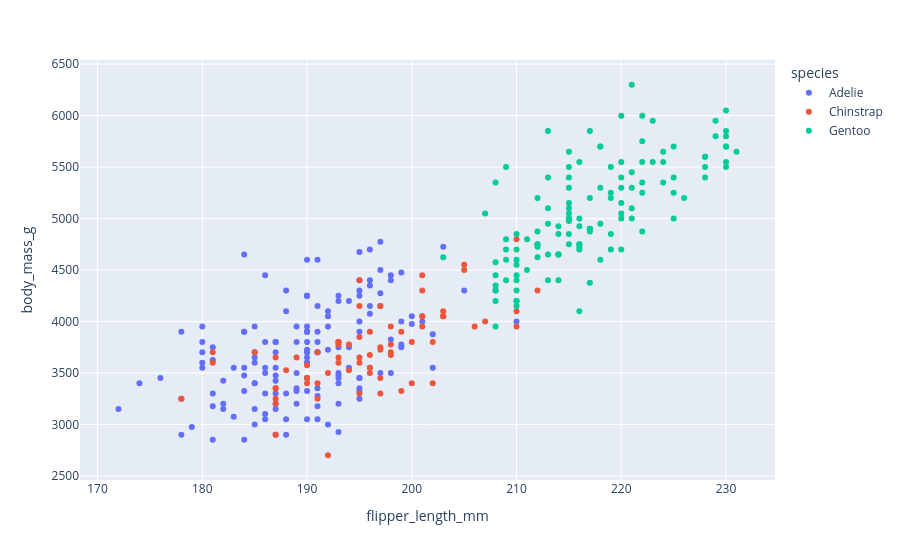

Here is the notebook cell this chart was saved with:
### Code cell
fig = px.scatter(penguins, x="flipper_length_mm", y="body_mass_g", color="species", hover_name="island")
fig.show()

### Figure 1 — Plotly figure (JSON) as saved in the notebook; plotly's stock layout.template omitted (floating-point values rounded to 4 significant figures; data arrays with more than 128 entries replaced by an {"elided": "..."} marker saying what was removed)
{"data": [{"hovertemplate": "<b>%{hovertext}</b><br><br>species=Adelie<br>flipper_length_mm=%{x}<br>body_mass_g=%{y}<extra></extra>", "hovertext": {"elided": "152 str values"}, "legendgroup": "Adelie", "marker": {"color": "#636efa", "symbol": "circle"}, "mode": "markers", "name": "Adelie", "orientation": "v", "showlegend": true, "type": "scatter", "x": {"elided": "152 float values"}, "xaxis": "x", "y": {"elided": "152 float values"}, "yaxis": "y"}, {"hovertemplate": "<b>%{hovertext}</b><br><br>species=Chinstrap<br>flipper_length_mm=%{x}<br>body_mass_g=%{y}<extra></extra>", "hovertext": ["Dream", "Dream", "Dream", "Dream", "Dream", "Dream", "Dream", "Dream", "Dream", "Dream", "Dream", "Dream", "Dream", "Dream", "Dream", "Dream", "Dream", "Dream", "Dream", "Dream", "Dream", "Dream", "Dream", "Dream", "Dream", "Dream", "Dream", "Dream", "Dream", "Dream", "Dream", "Dream", "Dream", "Dream", "Dream", "Dream", "Dream", "Dream", "Dream", "Dream", "Dream", "Dream", "Dream", "Dream", "Dream", "Dream", "Dream", "Dream", "Dream", "Dream", "Dream", "Dream", "Dream", "Dream", "Dream", "Dream", "Dream", "Dream", "Dream", "Dream", "Dream", "Dream", "Dream", "Dream", "Dream", "Dream", "Dream", "Dream"], "legendgroup": "Chinstrap", "marker": {"color": "#EF553B", "symbol": "circle"}, "mode": "markers", "name": "Chinstrap", "orientation": "v", "showlegend": true, "type": "scatter", "x": [192.0, 196.0, 193.0, 188.0, 197.0, 198.0, 178.0, 197.0, 195.0, 198.0, 193.0, 194.0, 185.0, 201.0, 190.0, 201.0, 197.0, 181.0, 190.0, 195.0, 181.0, 191.0, 187.0, 193.0, 195.0, 197.0, 200.0, 200.0, 191.0, 205.0, 187.0, 201.0, 187.0, 203.0, 195.0, 199.0, 195.0, 210.0, 192.0, 205.0, 210.0, 187.0, 196.0, 196.0, 196.0, 201.0, 190.0, 212.0, 187.0, 198.0, 199.0, 201.0, 193.0, 203.0, 187.0, 197.0, 191.0, 203.0, 202.0, 194.0, 206.0, 189.0, 195.0, 207.0, 202.0, 193.0, 210.0, 198.0], "xaxis": "x", "y": [3500.0, 3900.0, 3650.0, 3525.0, 3725.0, 3950.0, 3250.0, 3750.0, 4150.0, 3700.0, 3800.0, 3775.0, 3700.0, 4050.0, 3575.0, 4050.0, 3300.0, 3700.0, 3450.0, 4400.0, 3600.0, 3400.0, 2900.0, 3800.0, 3300.0, 4150.0, 3400.0, 3800.0, 3700.0, 4550.0, 3200.0, 4300.0, 3350.0, 4100.0, 3600.0, 3900.0, 3850.0, 4800.0, 2700.0, 4500.0, 3950.0, 3650.0, 3550.0, 3500.0, 3675.0, 4450.0, 3400.0, 4300.0, 3250.0, 3675.0, 3325.0, 3950.0, 3600.0, 4050.0, 3350.0, 3450.0, 3250.0, 4050.0, 3800.0, 3525.0, 3950.0, 3650.0, 3650.0, 4000.0, 3400.0, 3775.0, 4100.0, 3775.0], "yaxis": "y"}, {"hovertemplate": "<b>%{hovertext}</b><br><br>species=Gentoo<br>flipper_length_mm=%{x}<br>body_mass_g=%{y}<extra></extra>", "hovertext": ["Biscoe", "Biscoe", "Biscoe", "Biscoe", "Biscoe", "Biscoe", "Biscoe", "Biscoe", "Biscoe", "Biscoe", "Biscoe", "Biscoe", "Biscoe", "Biscoe", "Biscoe", "Biscoe", "Biscoe", "Biscoe", "Biscoe", "Biscoe", "Biscoe", "Biscoe", "Biscoe", "Biscoe", "Biscoe", "Biscoe", "Biscoe", "Biscoe", "Biscoe", "Biscoe", "Biscoe", "Biscoe", "Biscoe", "Biscoe", "Biscoe", "Biscoe", "Biscoe", "Biscoe", "Biscoe", "Biscoe", "Biscoe", "Biscoe", "Biscoe", "Biscoe", "Biscoe", "Biscoe", "Biscoe", "Biscoe", "Biscoe", "Biscoe", "Biscoe", "Biscoe", "Biscoe", "Biscoe", "Biscoe", "Biscoe", "Biscoe", "Biscoe", "Biscoe", "Biscoe", "Biscoe", "Biscoe", "Biscoe", "Biscoe", "Biscoe", "Biscoe", "Biscoe", "Biscoe", "Biscoe", "Biscoe", "Biscoe", "Biscoe", "Biscoe", "Biscoe", "Biscoe", "Biscoe", "Biscoe", "Biscoe", "Biscoe", "Biscoe", "Biscoe", "Biscoe", "Biscoe", "Biscoe", "Biscoe", "Biscoe", "Biscoe", "Biscoe", "Biscoe", "Biscoe", "Biscoe", "Biscoe", "Biscoe", "Biscoe", "Biscoe", "Biscoe", "Biscoe", "Biscoe", "Biscoe", "Biscoe", "Biscoe", "Biscoe", "Biscoe", "Biscoe", "Biscoe", "Biscoe", "Biscoe", "Biscoe", "Biscoe", "Biscoe", "Biscoe", "Biscoe", "Biscoe", "Biscoe", "Biscoe", "Biscoe", "Biscoe", "Biscoe", "Biscoe", "Biscoe", "Biscoe", "Biscoe", "Biscoe", "Biscoe"], "legendgroup": "Gentoo", "marker": {"color": "#00cc96", "symbol": "circle"}, "mode": "markers", "name": "Gentoo", "orientation": "v", "showlegend": true, "type": "scatter", "x": [211.0, 230.0, 210.0, 218.0, 215.0, 210.0, 211.0, 219.0, 209.0, 215.0, 214.0, 216.0, 214.0, 213.0, 210.0, 217.0, 210.0, 221.0, 209.0, 222.0, 218.0, 215.0, 213.0, 215.0, 215.0, 215.0, 216.0, 215.0, 210.0, 220.0, 222.0, 209.0, 207.0, 230.0, 220.0, 220.0, 213.0, 219.0, 208.0, 208.0, 208.0, 225.0, 210.0, 216.0, 222.0, 217.0, 210.0, 225.0, 213.0, 215.0, 210.0, 220.0, 210.0, 225.0, 217.0, 220.0, 208.0, 220.0, 208.0, 224.0, 208.0, 221.0, 214.0, 231.0, 219.0, 230.0, 214.0, 229.0, 220.0, 223.0, 216.0, 221.0, 221.0, 217.0, 216.0, 230.0, 209.0, 220.0, 215.0, 223.0, 212.0, 221.0, 212.0, 224.0, 212.0, 228.0, 218.0, 218.0, 212.0, 230.0, 218.0, 228.0, 212.0, 224.0, 214.0, 226.0, 216.0, 222.0, 203.0, 225.0, 219.0, 228.0, 215.0, 228.0, 216.0, 215.0, 210.0, 219.0, 208.0, 209.0, 216.0, 229.0, 213.0, 230.0, 217.0, 230.0, 217.0, 222.0, 214.0, NaN, 215.0, 222.0, 212.0, 213.0], "xaxis": "x", "y": [4500.0, 5700.0, 4450.0, 5700.0, 5400.0, 4550.0, 4800.0, 5200.0, 4400.0, 5150.0, 4650.0, 5550.0, 4650.0, 5850.0, 4200.0, 5850.0, 4150.0, 6300.0, 4800.0, 5350.0, 5700.0, 5000.0, 4400.0, 5050.0, 5000.0, 5100.0, 4100.0, 5650.0, 4600.0, 5550.0, 5250.0, 4700.0, 5050.0, 6050.0, 5150.0, 5400.0, 4950.0, 5250.0, 4350.0, 5350.0, 3950.0, 5700.0, 4300.0, 4750.0, 5550.0, 4900.0, 4200.0, 5400.0, 5100.0, 5300.0, 4850.0, 5300.0, 4400.0, 5000.0, 4900.0, 5050.0, 4300.0, 5000.0, 4450.0, 5550.0, 4200.0, 5300.0, 4400.0, 5650.0, 4700.0, 5700.0, 4650.0, 5800.0, 4700.0, 5550.0, 4750.0, 5000.0, 5100.0, 5200.0, 4700.0, 5800.0, 4600.0, 6000.0, 4750.0, 5950.0, 4625.0, 5450.0, 4725.0, 5350.0, 4750.0, 5600.0, 4600.0, 5300.0, 4875.0, 5550.0, 4950.0, 5400.0, 4750.0, 5650.0, 4850.0, 5200.0, 4925.0, 4875.0, 4625.0, 5250.0, 4850.0, 5600.0, 4975.0, 5500.0, 4725.0, 5500.0, 4700.0, 5500.0, 4575.0, 5500.0, 5000.0, 5950.0, 4650.0, 5500.0, 4375.0, 5850.0, 4875.0, 6000.0, 4925.0, NaN, 4850.0, 5750.0, 5200.0, 5400.0], "yaxis": "y"}], "layout": {"legend": {"title": {"text": "species"}, "tracegroupgap": 0}, "margin": {"t": 60}, "xaxis": {"anchor": "y", "domain": [0, 1], "title": {"text": "flipper_length_mm"}}, "yaxis": {"anchor": "x", "domain": [0, 1], "title": {"text": "body_mass_g"}}}}
